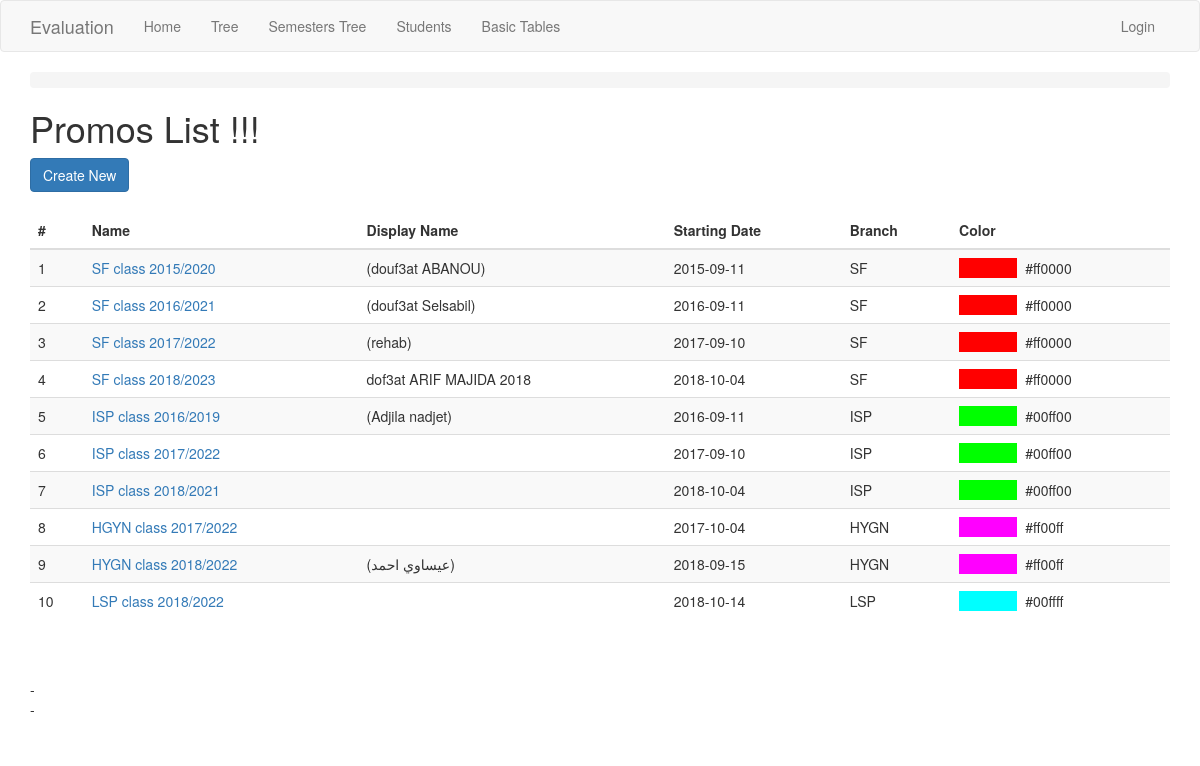
Page /promo/ on the committed database.
### app/models.py (models this page shows, shortened)
class Promo(db.Model):
    id = db.Column(db.Integer, primary_key=True)
    name = db.Column(db.String(250), index=True, unique=True)
    display_name = db.Column(db.String(250))
    start_date = db.Column(db.Date)
    finish_date = db.Column(db.Date)
    color = db.Column(db.String(50))
    branch_id = db.Column(db.Integer, db.ForeignKey('branch.id'))
    sessions = db.relationship('Session', backref='promo')
    annual_session = db.relationship('AnnualSession', back_populates='promo')
    def get_color(self):
        return '#333333' if self.color == None or self.color == '' else self.color

class Branch(db.Model):
    id = db.Column(db.Integer, primary_key=True)
    name = db.Column(db.String(100), index=True, unique=True)
    description = db.Column(db.String(150))
    school_id = db.Column(db.Integer, db.ForeignKey('school.id'))
    students = db.relationship('Student', backref='branch')
    semesters = db.relationship('Semester', backref='branch')
    promos = db.relationship('Promo', backref='branch', order_by='Promo.start_date, Promo.name')

### app/routesBasicTables.py (the view)
@app.route('/promo/')
@register_breadcrumb(app, '.basic.promo', 'Promos')
def promo_index():
    promos = Promo.query.order_by(Promo.branch_id, Promo.start_date).all()
    return render_template('basic-forms/promo/index.html', title='Promos List', promos=promos)

### app/templates/basic-forms/promo/index.html (shortened to what this page needs)
{% extends "base.html" %}
{% block app_content %}
  <h1>Promos List !!!</h1>
  <div>
      <a class="btn btn-primary" href="{{ url_for('promo_create') }}">Create New</a>
  </div>
  <div>
      <table class="table table-striped">
      <thead>
        <tr>
          <th scope="col">#</th>
          <th scope="col">Name</th>
          <th scope="col">Display Name</th>
          <th scope="col">Starting Date</th>
          <th scope="col">Branch</th>
          <th scope="col">Color</th>
        </tr>
      </thead>
      <tbody>
      {% for promo in promos %}
        <tr>
          <td>{{loop.index}}</td>
          <td><a href="{{ url_for('promo_view', id=promo.id) }}">{{ promo.name }}</a></td>
          <td>{{ promo.display_name | replace("None", "") }}</td>
          <td>{{ promo.start_date | replace("None", "") }}</td>
          <td>{{ promo.branch.name | replace("None", "") }}</td>
          <td><span style="background-color: {{ promo.get_color() }};"
              >               </span>  {{ promo.get_color() }}
          </td>
        </tr>
      {% endfor %}
      </tbody>
    </table>
    - </br>
    - </br>
  </div>
{% endblock %}

### app/templates/base.html (shortened to what this page needs)
{% extends 'bootstrap/base.html' %}
{% block styles %}
{{super()}}
    <link rel="stylesheet" type="text/css"
        href="{{ url_for('static', filename='bootstrap3/bootstrap.min.css') }}">
{% endblock %}
{% block navbar %}
  <nav class="navbar navbar-default">
    <div class="container">
        <div class="navbar-header">
            <a class="navbar-brand" href="">Evaluation</a>
        </div>
        <div class="collapse navbar-collapse" id="bs-example-navbar-collapse-1">
            <ul class="nav navbar-nav">
                <li><a href="{{ url_for('index') }}">Home</a></li>
                <li><a href="{{ url_for('tree') }}">Tree</a></li>
                <li><a href="{{ url_for('tree_semesters') }}">Semesters Tree</a></li>
                <li><a href="{{ url_for('student_index') }}">Students</a></li>
                <li><a href="{{ url_for('basic_index') }}">Basic Tables</a></li>
            </ul>
            <ul class="nav navbar-nav navbar-right">
                {% if current_user.is_anonymous %}
                <li><a href="{{ url_for('login') }}">Login</a></li>
                {% else %}
                <li><a href="">Profile</a></li>
                <li><a href="{{ url_for('logout') }}">Logout</a></li>
                {% endif %}
            </ul>
        </div>
    </div>
  </nav>
{% endblock %}
{% block content %}
    <div class="container">
        {% include '_breadcrumbs.html' %}
        {% block app_content %}{% endblock %}
    </div>
{% endblock %}

### app/templates/_breadcrumbs.html (shortened to what this page needs)
<ol class="breadcrumb">
</ol>

### rows in the picture
Promo: name "SF class 2015/2020", display_name "(douf3at ABANOU)", start_date "2015-09-11", branch.name "SF", get_color "#ff0000"
Promo: name "SF class 2016/2021", display_name "(douf3at Selsabil)", start_date "2016-09-11", branch.name "SF", get_color "#ff0000"
Promo: name "SF class 2017/2022", display_name "(rehab)", start_date "2017-09-10", branch.name "SF", get_color "#ff0000"
Promo: name "SF class 2018/2023", display_name "dof3at ARIF MAJIDA 2018", start_date "2018-10-04", branch.name "SF", get_color "#ff0000"
Promo: name "ISP class 2016/2019", display_name "(Adjila nadjet)", start_date "2016-09-11", branch.name "ISP", get_color "#00ff00"
Promo: name "ISP class 2017/2022", start_date "2017-09-10", branch.name "ISP", get_color "#00ff00"
Promo: name "ISP class 2018/2021", start_date "2018-10-04", branch.name "ISP", get_color "#00ff00"
Promo: name "HGYN class 2017/2022", start_date "2017-10-04", branch.name "HYGN", get_color "#ff00ff"
Promo: name "HYGN class 2018/2022", display_name "(عيساوي احمد)", start_date "2018-09-15", branch.name "HYGN", get_color "#ff00ff"
Promo: name "LSP class 2018/2022", start_date "2018-10-14", branch.name "LSP", get_color "#00ffff"
